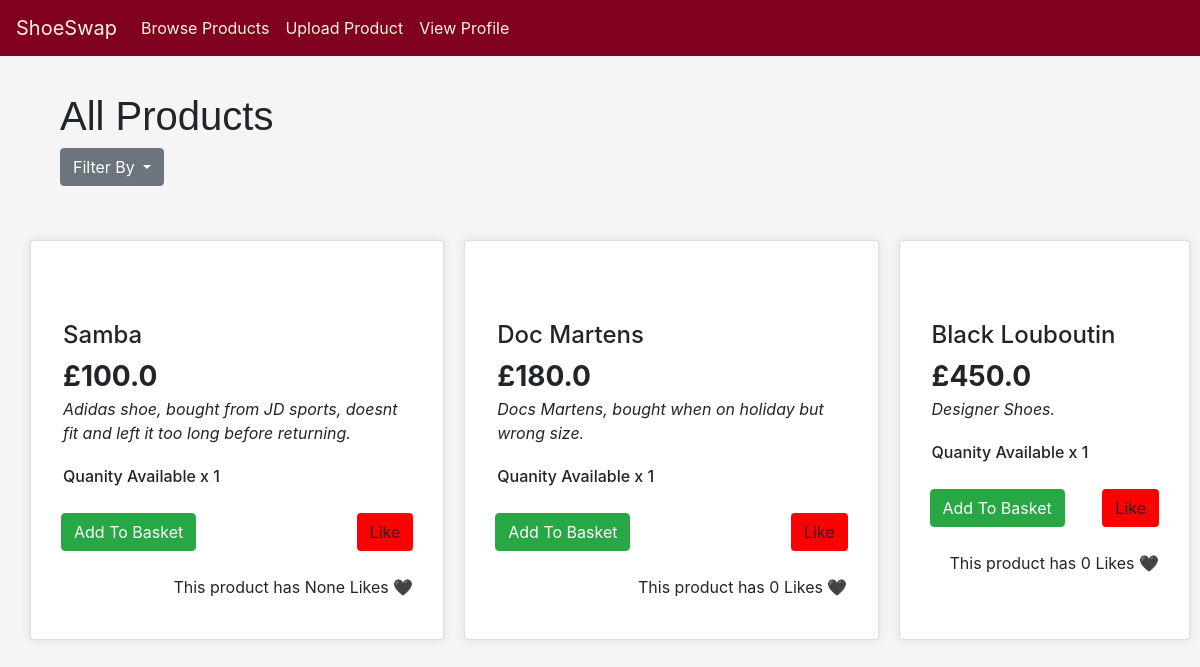
The app's page /browse-all, older data.
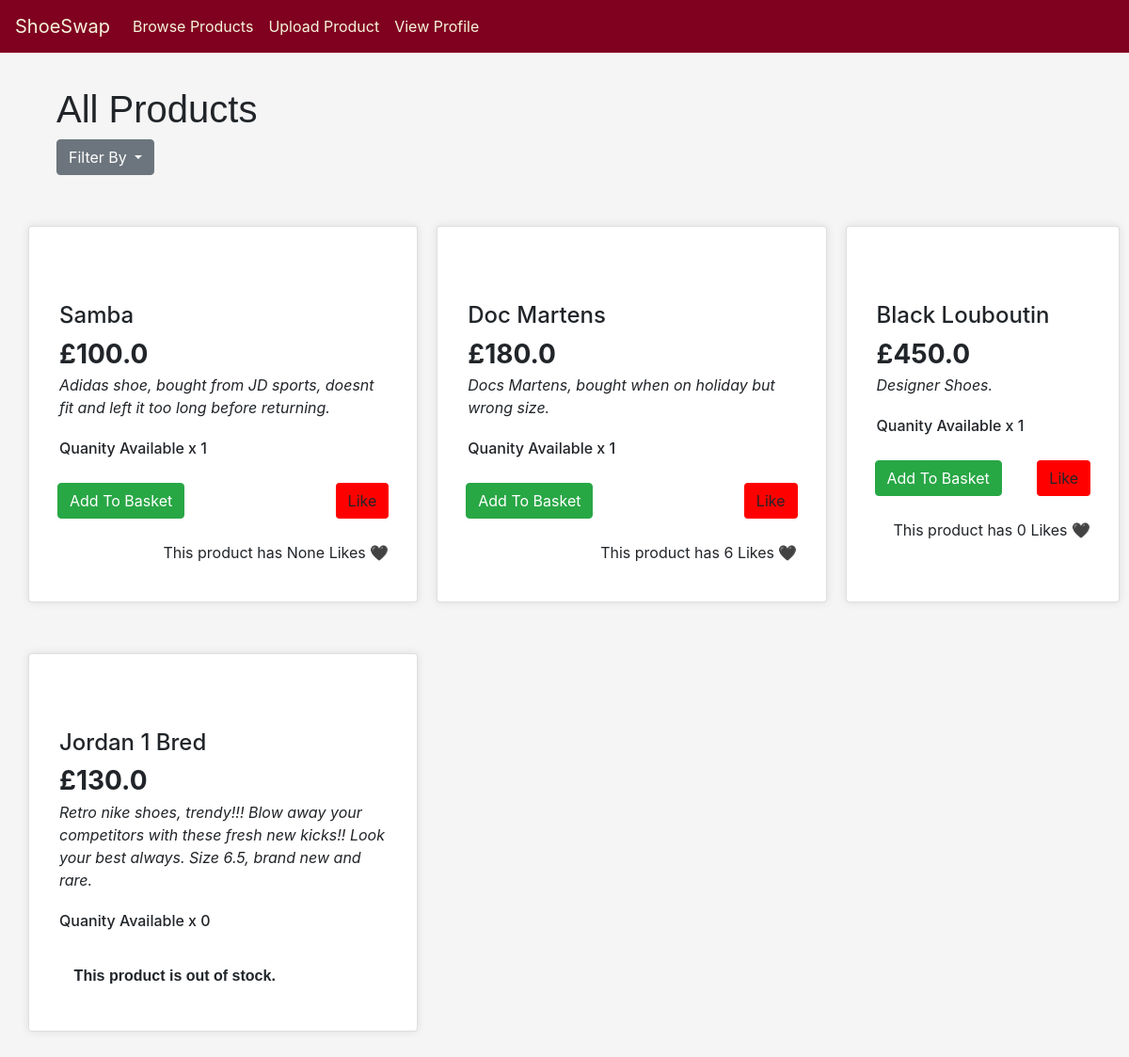
The same page, newer data.
### app/models.py (models this page shows)
class Products(db.Model):
    __tablename__='Products'
    id = db.Column(db.Integer, primary_key=True)
    owner_id = db.Column(db.Integer, db.ForeignKey('Customers.id'), nullable=False)
    product_name = db.Column(db.String(100), nullable=False)
    description = db.Column(db.String(1000), nullable=False)
    price = db.Column(db.Float, nullable=False)
    quantity_available = db.Column(db.Integer, nullable=False)
    category = db.Column(db.String(30), nullable=False, index=True)
    size = db.Column(db.String(5), nullable=False)
    likes = db.Column(db.Integer, default=0)

### app/views.py (the view)
@app.route("/browse-all", methods=['GET'])
def all():
    all_products = models.Products.query.all()
    if current_user.is_authenticated:
        user_basket = models.Basket.query.filter_by(customer_id=current_user.id)
        return render_template("browse.html", title="Shop", products=all_products, Filter="All Products", current_user=current_user, basket=user_basket)
    else:
        return render_template("browse.html", title="Shop", products=all_products, Filter="All Products", current_user=None)

### app/templates/browse.html (shortened to what this page needs)
{% extends "base.html" %}
{% block content %}
  </head>
  <body>
      <div class="info">
        <h1> {{ Filter }} </h1>
      </div>
      <div class="dropdown filters">
        <button class="btn btn-secondary dropdown-toggle filter-button" type="button" id="dropdownMenuButton" data-toggle="dropdown" aria-haspopup="true" aria-expanded="false">
          Filter By
        </button>
      </div>
      {% if products.__len__() > 0 %}
      <div class="product-cards-container">
        {% for p in products %}
          <div class="card product-card  mb-4">
            <div class="card-body">
              <br><br>
              <h4 class="details title card-title fw-bold ">{{ p.product_name }} </h4>
              <h3 class="details card-subtitle fw-dark"><strong>£{{ p.price }}</strong></h3>
              <div class="details card-text fw-lighter"><i>{{ p.description }}</i> </div>
              <br>
              <h6 class="details card-subtitle fw-light">Quanity Available x {{ p.quantity_available }}</h6>
              <div class="controls">
                {%if p.owner_id != current_user.id %}
                  <br>
                  {% if p.quantity_available <= 0 %}
                    <p class="danger info">This product is out of stock.</p>
                  {% else %}
                    {% if p.id in basket %}
                      <a class="btn btn-secondary" href="{{ url_for('removefrombasket', id=p.id) }}">Remove From Basket</a>
                    {% else %}
                      <a class="btn btn-success" href="{{ url_for('addtobasket', id=p.id) }}">Add To Basket</a>
                    {% endif %}
                    <a class="like-controls">
                      <button  class="btn like" onclick="likeProduct( {{p.id}} )">Like</button>
                    </a>
                    <br><br>
                    <a class="like-controls" id="likes-{{p.id}}"> This product has {{p.likes}} Likes 🖤 </a>
                  {% endif %}
                {% else %}
                <br>
                <p class="details"><strong>You own this product. You cannot buy it.</strong></p>
                {% endif %}
              </div>
          </div>
      </div>
      {% endfor %}
      </div>
        {% else %}
            <p class="danger info">No products are available. Upload your own by pressing above.</p>
        {% endif %}
      </div>
  </body>
{% endblock %}

Row changes from the older to the newer data that the page shows:
changed Products "Doc Martens": likes "0" → "6"
added Products: product_name "Jordan 1 Bred", price "130.0", description "Retro nike shoes, trendy!!! Blow away your competitors with these fresh new kicks!! Look your best always. Size 6.5, brand new and rare.", quantity_available "0", shows "This product is out of stock."
